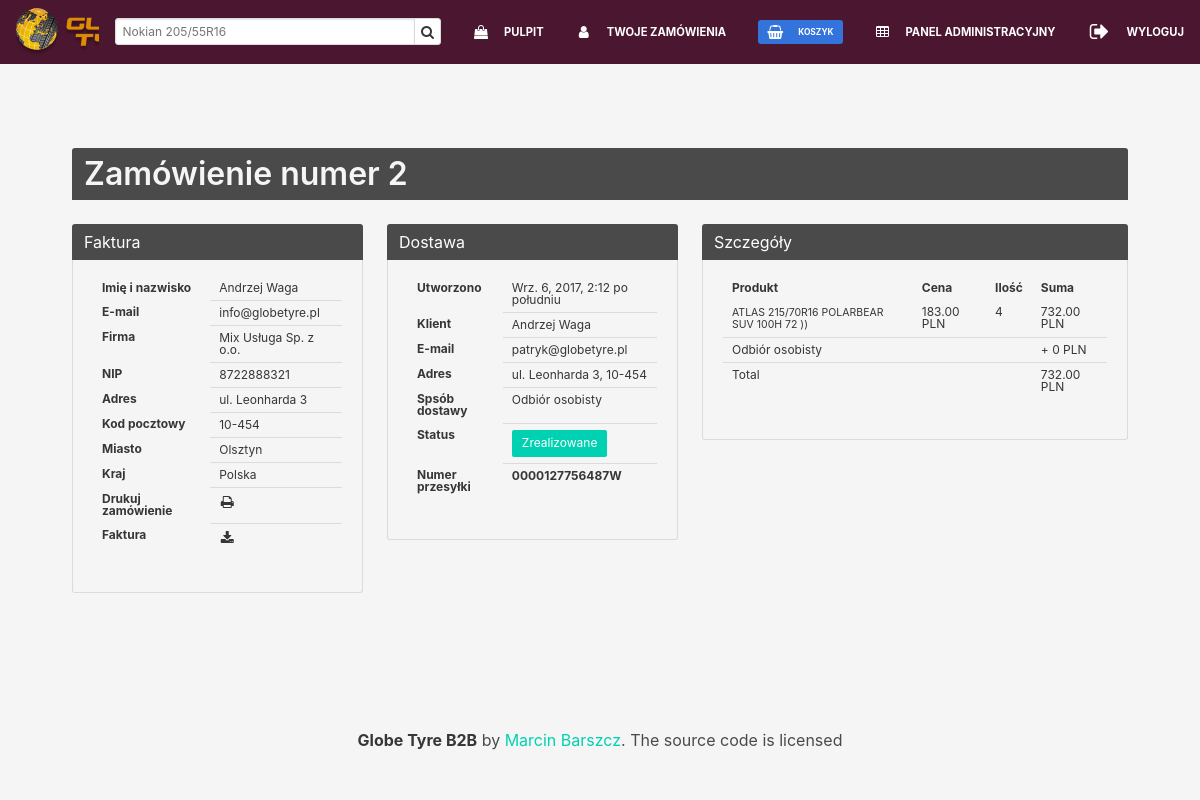
The app's page /orders/order/2/ (signed in) with its own data.
### orders/models.py (models this page shows, shortened)
class Order(models.Model):
	buyer = models.ForeignKey(User, related_name='orders_buyer')
	first_name = models.CharField(max_length=50)
	last_name = models.CharField(max_length=50)
	email = models.EmailField()
	address = models.CharField(max_length=250)
	postal_code = models.CharField(max_length=20)
	city = models.CharField(max_length=100)
	country = models.CharField(max_length=100)
	created = models.DateTimeField(auto_now_add=True)
	updated = models.DateTimeField(auto_now=True)
	invoice = models.FileField(upload_to='Invoices/%Y/%m/%d', blank=True)
	tracking_number = models.CharField(max_length=100, null=True, blank=True)
	status = models.ForeignKey(Status, related_name='status', default=1)
	kurier = models.BooleanField("Wysyłka kurierem", default=False)
	class Meta:
		ordering = ('-created',)
		verbose_name = 'Zamówienie'
		verbose_name_plural = 'Zamówienia'
	def get_total_cost(self):
		return sum(item.get_cost() for item in self.items.all())

class Status(models.Model):
    name = models.CharField(max_length=200, db_index=True)
    slug = models.CharField(max_length=200, db_index=True)
    priority = models.PositiveIntegerField(verbose_name="Priorytet")
    class Meta:
        verbose_name = "Status"
        verbose_name_plural = "Statusy"
    def __str__(self):
        return self.name

class OrderItem(models.Model):
	order = models.ForeignKey(Order, related_name='items')
	product = models.ForeignKey(Product, related_name='order_items')
	price = models.DecimalField(max_digits=10, decimal_places=2)
	quantity = models.PositiveIntegerField(default=1)
	def get_cost(self):
		return self.price * self.quantity

### account/models.py (models this page shows, shortened)
class Profile(models.Model):
    user = models.OneToOneField(settings.AUTH_USER_MODEL)
    company_name = models.CharField(max_length=100, verbose_name='Nazwa firmy', blank=True, null=True)
    nip = models.CharField(max_length=50, verbose_name='NIP', blank=True, null=True)
    address = models.CharField(max_length=250, verbose_name='Adres', blank=True, null=True)
    postal_code = models.CharField(max_length=20, verbose_name='Kod pocztowy', blank=True, null=True)
    city = models.CharField(max_length=100, verbose_name='Miasto', blank=True, null=True)
    country = models.CharField(max_length=100, verbose_name='Kraj', blank=True, null=True)
    delivery_time = models.CharField(max_length=10, verbose_name="Czas dostawy", blank=True, null=True)
    delivery_price = models.CharField(max_length=100, verbose_name="Dostawa", blank=True, null=True)
    b2b = models.BooleanField(default=True)
    class Meta:
        verbose_name = 'Profil'
        verbose_name_plural = 'Profile'

### shop/models.py (models this page shows, shortened)
class Product(models.Model):
    category = models.ForeignKey(Category, related_name='products')
    name = models.CharField(max_length=200, db_index=True, verbose_name="Nazwa")
    slug = models.CharField(max_length=200, db_index=True, verbose_name="SAP")
    image = models.ForeignKey(Images, related_name='products_image', null=True, blank=True, verbose_name="Zdjęcie")
    description = models.TextField(blank=True, null=True, verbose_name="Opis")
    sap = models.CharField(max_length=200, unique=True, verbose_name="SAP")
    ean = models.CharField(max_length=200, verbose_name="EAN", null=True, blank=True)
    manufacturer = models.CharField(max_length=200, verbose_name="Producent", null=True, blank=True)
    model = models.CharField(max_length=200, verbose_name="Model bieżnika", null=True, blank=True)
    size = models.CharField(max_length=200, verbose_name="Rozmiar", null=True, blank=True)
    speed_index = models.CharField(max_length=200, verbose_name="Indeks Prędkości", null=True, blank=True)
    load_index = models.CharField(max_length=200, verbose_name="Indeks Nośności", null=True, blank=True)
    rolling_resistance = models.CharField(max_length=200, verbose_name="Opor Toczenia", null=True, blank=True)
    adhesion = models.CharField(max_length=200, verbose_name="Przyczepnosc na mokrym", null=True, blank=True)
    noise = models.CharField(max_length=200, verbose_name="Hałas [db]", null=True, blank=True)
    additional_marking = models.CharField(max_length=200, verbose_name="Dodatkowe oznaczenie", null=True, blank=True)
    season = models.CharField(max_length=50, verbose_name="SEZON", null=True, blank=True)
    typ = models.CharField(max_length=50, verbose_name="TYP", null=True, blank=True)
    dot = models.CharField(max_length=5, verbose_name="DOT", null=True, blank=True)
    price = models.FloatField(default=0.0, verbose_name="Netto [PL]")
    price_ue = models.FloatField(default=0.0, null=True, blank=True, verbose_name="Netto [UE]")
    stock = models.PositiveIntegerField(verbose_name="Stan")
    available = models.BooleanField(default=True, verbose_name="Dostępne")
    created = models.DateTimeField(auto_now_add=True, verbose_name="Dodano")
    updated = models.DateTimeField(auto_now=True, verbose_name="Aktualizowano")
    sale = models.BooleanField(default=False, verbose_name="Promocja")
    search_field = models.CharField(max_length=300, verbose_name="Szukajka", null=True, blank=True)
    class Meta:
        ordering = ('name',)
        index_together = (('id', 'slug'),)
        verbose_name = 'Produkt'
        verbose_name_plural = 'Produkty'
    def brutto_pl(self):
        return round((float(self.price) * 1.23), 2)
    brutto_pl.short_description = 'Brutto [PL]'
    def brutto_eu(self):
        return round((float(self.price_ue) * 1.23), 2)
    brutto_eu.short_description = 'Brutto [EU]'
    def image_tag(self):
        return mark_safe('<img src="%s" width="100" height="100" />' % (self.image.image.url))
    image_tag.short_description = 'Zdjęcie'

### orders/views.py (the view)
# urls.py: url(r'^order/(?P<order_id>\d+)/$', views.order_detail, name='order_detail'),
@login_required
def order_detail(request, order_id):
	order = get_object_or_404(Order, id=order_id)
	return render(request, 'orders/order/detail.html', {'order': order})

### cart/cart.py (called while the page is built)
	def __len__(self):
		return sum(item['quantity'] for item in self.cart.values())

### cart/context_processors.py (called while the page is built)
def cart(request):
	return {'cart': Cart(request)}

### orders/templates/orders/order/detail.html (shortened to what this page needs)
{% extends "shop/base.html" %}
{% block content %}
<section class="hero">
    <div class="hero-body">
        <div class="container is-fluid">
<article class="message">
  <div class="message-header">
    <h1 class="title has-text-light">Zamówienie numer {{ order.id }}</h1>
  </div>
</article>
            <div class="columns" id="order_detail_panel">
                <div class="column">
                    <article class="message">
                        <div class="message-header">
                            <p>Faktura</p>
                        </div>
                        <div class="message-body">
                            <table class="table is-fullwidth">
                                <tr>
                                    <th>Imię i nazwisko</th>
                                    <td>{{ order.buyer.first_name }} {{ order.buyer.last_name }}</td>
                                </tr>
                                <tr>
                                    <th>E-mail</th>
                                    <td><a href="mailto:{{ order.buyer.email }}">{{ order.buyer.email }}</a></td>
                                </tr>
                                <tr>
                                    <th>Firma</th>
                                    <td>{{ order.buyer.profile.company_name }}</a></td>
                                </tr>
                                <tr>
                                    <th>NIP</th>
                                    <td>{{ order.buyer.profile.nip }}</a></td>
                                </tr>
                                <tr>
                                    <th>Adres</th>
                                    <td>{{ order.buyer.profile.address }}</a></td>
                                </tr>
                                <tr>
                                    <th>Kod pocztowy</th>
                                    <td>{{ order.buyer.profile.postal_code }}</a></td>
                                </tr>
                                <tr>
                                    <th>Miasto</th>
                                    <td>{{ order.buyer.profile.city }}</a></td>
                                </tr>
                                <tr>
                                    <th>Kraj</th>
                                    <td>{{ order.buyer.profile.country }}</a></td>
                                </tr>
                                <tr>
                                    <th>Drukuj zamówienie</th>
                                    <td><a href="#"  onclick="printElem('order_detail_panel');"><span class="icon is-small"><i class="fa fa-print"></i></span></a></td>
                                </tr>
                                <tr>
                                    <th>Faktura</th>
                                    {% if order.invoice %}
                                       <td><a href="/media/{{ order.invoice }}" target="_blank"><span class="icon is-small"><i class="fa fa-download"></i></span></a></td>
                                    {% else %}
                                        <th></th>
                                    {% endif %}
                                </tr>
                            </table>
                        </div>
                    </article>
                </div>
                <div class="column">
                    <article class="message">
                        <div class="message-header">
                            <p>Dostawa</p>
                        </div>
                        <div class="message-body">
                            <table class="table is-fullwidth">
                                <tr>
                                    <th>Utworzono</th>
                                    <td>{{ order.created }}</td>
                                </tr>
                                <tr>
                                    <th>Klient</th>
                                    <td>{{ order.first_name }} {{ order.last_name }}</td>
                                </tr>
                                <tr>
                                    <th>E-mail</th>
                                    <td><a href="mailto:{{ order.email }}">{{ order.email }}</a></td>
                                </tr>
                                <tr>
                                    <th>Adres</th>
                                    <td>{{ order.address }}, {{ order.postal_code }} {{ order.ci }}
                                    </td>
                                </tr>
                                <tr>
                                    <th>Spsób dostawy</th>
                                    {% if order.kurier is True %}
                                    <td>Wysyłka kurierem</td>
                                    {% else %}
                                    <td>Odbiór osobisty</td>
                                    {% endif %}
                                </tr>
                                <tr>
                                    <th>Status</th>
                                    {% if order.status_id == 2 %}
                                    <td><a class="button is-primary is-small">{{ order.status }}</a></td>
                                    {% endif %}
                                </tr>
                                <tr>
                                    <th>Numer przesyłki</th>
                                    {% if order.tracking_number is None %}
                                    {% else %}
                                        <th><a href="https://tracktrace.dpd.com.pl/parcelDetails?typ=1&p1={{ order.tracking_number }}" target="_blank">{{ order.tracking_number }}</a></th>
                                    {% endif %}
                                </tr>
                            </table>
                        </div>
                    </article>
                </div>
                <div class="column is-5">
                    <article class="message">
                        <div class="message-header">
                            <p>Szczegóły</p>
                        </div>
                        <div class="message-body">
                            <table class="table is-fullwidth">
                                <thead>
                                    <tr>
                                        <th>Produkt</th>
                                        <th>Cena</th>
                                        <th>Ilość</th>
                                        <th>Suma</th>
                                    </tr>
                                </thead>
                                <tbody>
                                    {% for item in order.items.all %}
                                    <tr>
                                        <td><small>{{ item.product.name }}</small></td>
                                        <td class="num">{{ item.price }} PLN</td>
                                        <td class="num">{{ item.quantity }}</td>
                                        <td class="num">{{ item.get_cost }} PLN</td>
                                    </tr>
                                    {% endfor %}
                                    {% if order.kurier is True %}
									<tr class="total">
										<td colspan="3">Wysyłka kurierem</td>
										<td class="num">+ {{ order.get_total_delivery }} PLN</td>
									</tr>
									<tr class="total">
                                        <td colspan="3">Total</td>
                                        <td class="num">{{ order.get_total_delivery_cost }} PLN</td>
                                    </tr>
									{% else %}
									<tr class="total">
										<td colspan="3">Odbiór osobisty</td>
										<td class="num">+ 0 PLN</td>
									</tr>
									<tr class="total">
                                        <td colspan="3">Total</td>
                                        <td class="num">{{ order.get_total_cost }} PLN</td>
                                    </tr>
										{% endif %}
                                </tbody>
                            </table>
                        </div>
                    </article>
                </div>
            </div>
        </div>
    </div>
</section>
{% endblock %}

### bin/static/css/style.css (style rules this page uses)
html, body { background-color: #f5f5f5; }
.main a { text-decoration: none !important; }
.main .table { background-color: transparent; }
.main .table tr { font-size: 12px; line-height: 1; }
#product-list .table td, .table th { border: 0; }

### records on screen
Order: id "2", buyer.first_name "Andrzej", buyer.last_name "Waga", buyer.email "info@globetyre.pl", buyer.profile.company_name "Mix Usługa Sp. z o.o.", buyer.profile.nip "8722888321", buyer.profile.address "ul. Leonharda 3", buyer.profile.postal_code "10-454", buyer.profile.city "Olsztyn", buyer.profile.country "Polska", created "Wrz. 6, 2017, 2:12 po południu", first_name "Andrzej", last_name "Waga", email "patryk@globetyre.pl", address "ul. Leonharda 3", postal_code "10-454", status "Zrealizowane", tracking_number "0000127756487W", get_total_cost "732.00"
OrderItem: product.name "ATLAS 215/70R16 POLARBEAR SUV 100H 72 ))", price "183.00", quantity "4", get_cost "732.00"
